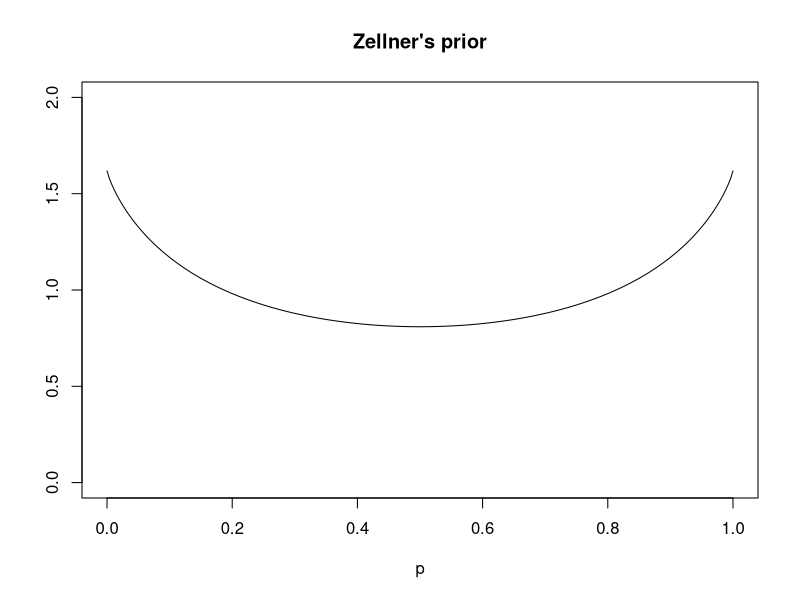
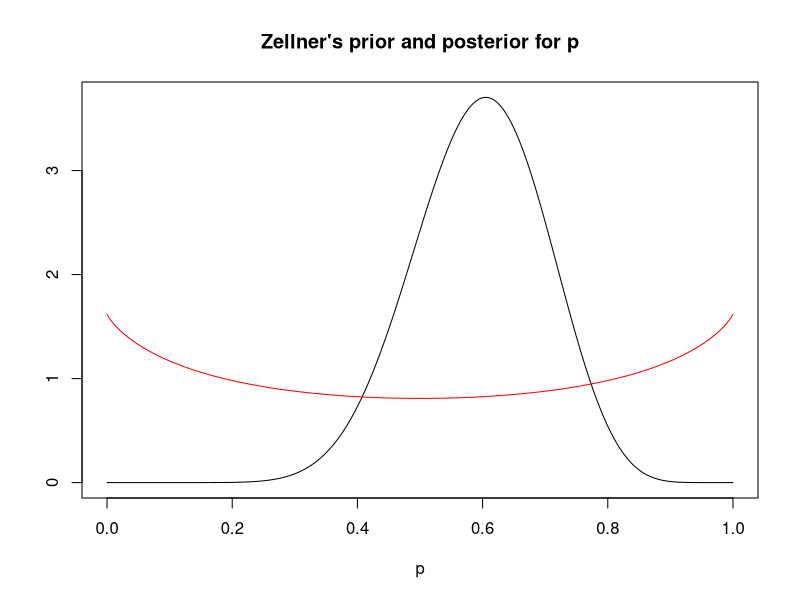
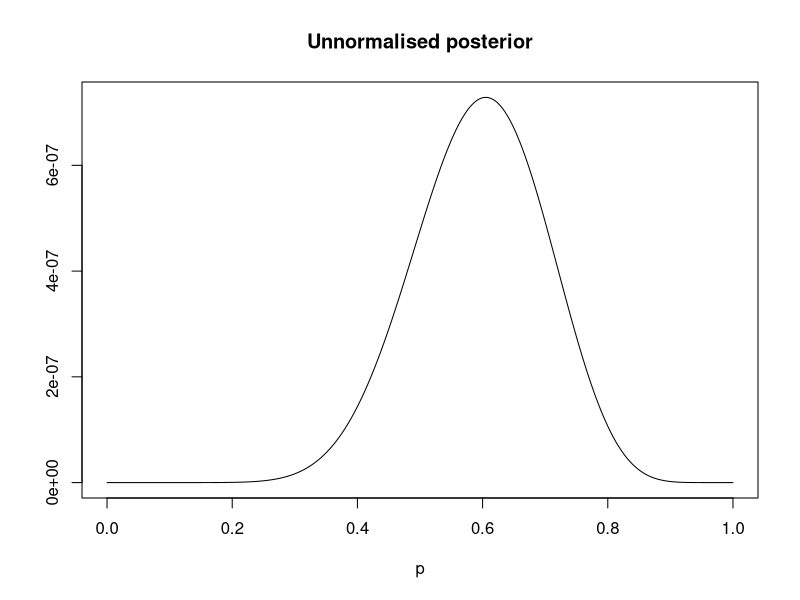
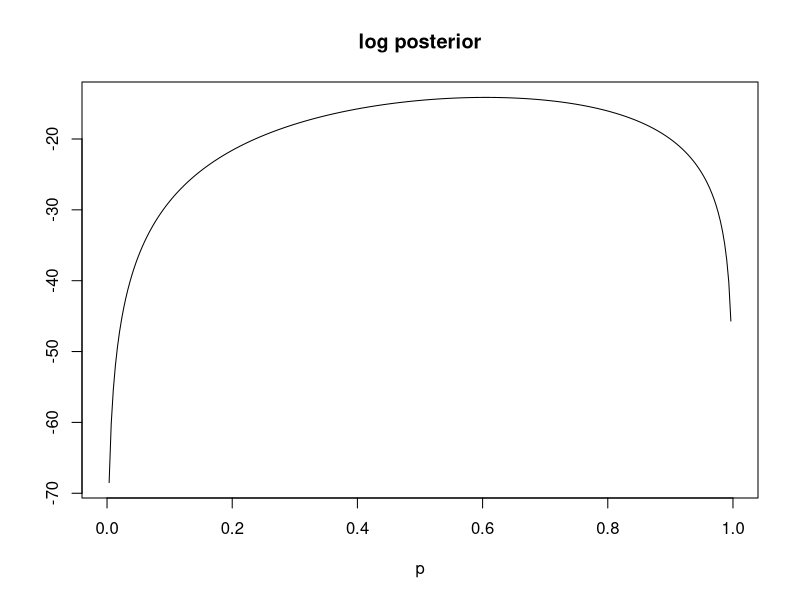
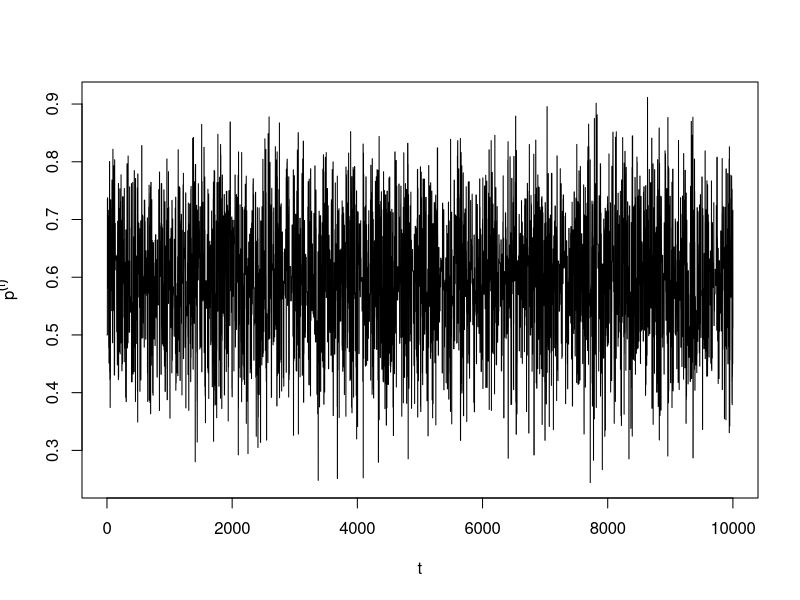
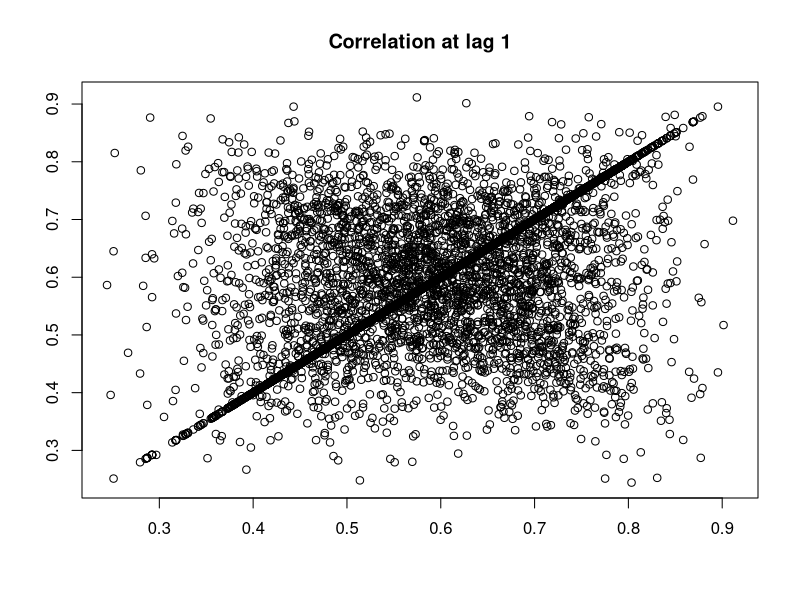
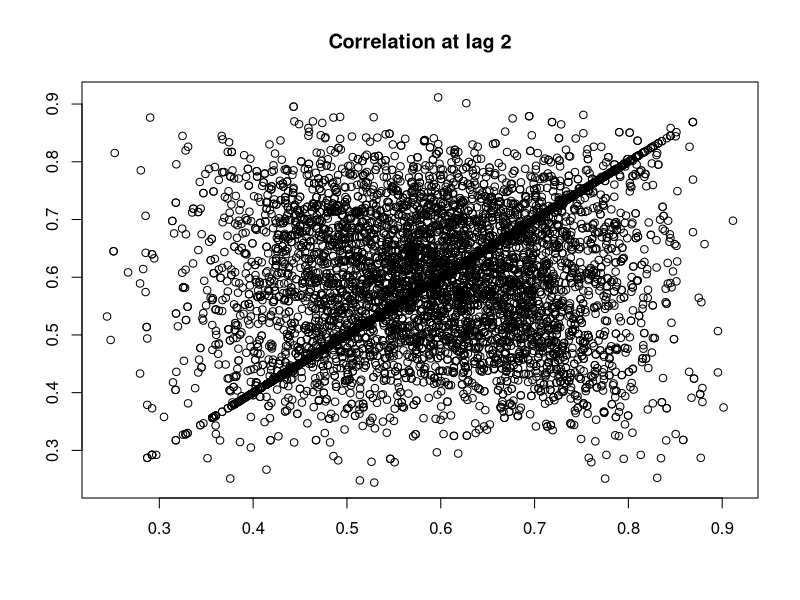
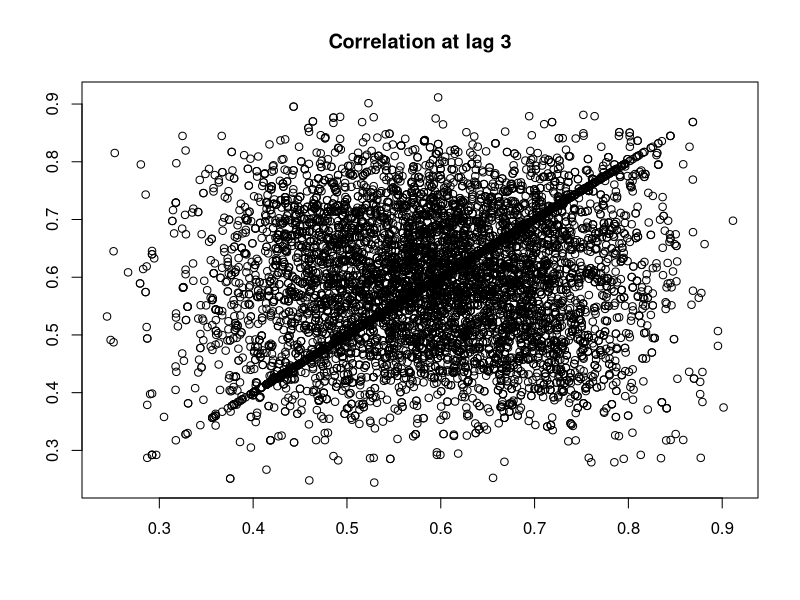

Here is the R script that generated these plots, in order:
## ---- chunk 1
integrand <- function(p) p^p * (1-p)^(1-p)
res <- integrate(integrand, lower=0, upper=1)
res
(c <- 1/res$val)
## ---- chunk 2
curve( c * x^x * (1-x)^(1-x), from=0, to=1, n=301, ylim=c(0,2), ylab="", xlab="p", main="Zellner's prior")
## ---- chunk 3
integrand <- function(p) p^(12+p) * (1-p)^(9-p)
res1 <- integrate(integrand, lower=0, upper=1)
res1
(c1 <- 1/res1$val)
## ---- chunk 4
curve(c1 * x^(12+x)*(1-x)^(9-x), from=0, to=1, n=301, ylab="", xlab="p", 
      main="Zellner's prior and posterior for p")
curve(c * x^x * (1-x)^(1-x), from=0, to=1, n=301, col="red", add=TRUE)
## ---- chunk 5
integrand <- function(p) c1 * p * p^(12+p) * (1-p)^(9-p)
(resEp <- integrate(integrand, lower=0, upper=1))
Ep <- resEp$val
## ---- chunk 6
integrand <- function(p) c1 * p^2 * p^(12+p) * (1-p)^(9-p)
(resEp2 <- integrate(integrand, lower=0, upper=1))
Ep2 <- resEp2$val
(Varp <- Ep2 - Ep*Ep)
## ---- chunk 7
(Sdp <- sqrt(Varp))
## ---- chunk 8
curve(x^(12+x)*(1-x)^(9-x), from=0, to=1, n=301, ylab="", xlab="p", main="Unnormalised posterior")
## ---- chunk 9
log.posterior <- function(p) (12+p)*log(p) + (9-p)*log(1-p)
curve(log.posterior(x), from=0, to=1, n=301, ylab="", xlab="p", main="log posterior")
## ---- chunk 10
B <- 10000            ## number of realisations we want to have
chain <- rep(0, B+1)  ## vector to hold realisations
chain[1] <- 0.5       ## initial value
num.accept <- 0       ## keep track on how often we accept proposals
for(i in 1:B){
  ptm1 <- chain[i]      ## current point
  xt <- runif(1)        ## proposal
  lapt <- log.posterior(xt)-log.posterior(ptm1)   ## acceptance probability on the log scale
  if( runif(1) <= exp(lapt) ){
    chain[i+1] <- xt    ## accept proposal if runif(1) is less or equal to the acceptance probility
    num.accept <- num.accept + 1 ## proposal was accepted
  }else
    chain[i+1] <- ptm1  ## reject proposal
}
## ---- chunk 11
num.accept/B
## ---- chunk 12
plot(chain, type="l", xlab="t", ylab=expression(p^{(t)}))
## ---- chunk 13
mean(chain)
sd(chain)
## ---- chunk 14
quantile(chain, c(0.025, 0.975))
## ---- chunk 15
l <- round(quantile(chain, 0.025), digits=2)
u <- round(quantile(chain, 0.975), digits=2)
## ---- chunk 16
ind <- 1:B
plot(chain[ind], chain[ind+1], xlab="", ylab="", main="Correlation at lag 1")
## ---- chunk 17
cor(chain[ind], chain[ind+1])
## ---- chunk 18
ind <- 1:(B-1)
plot(chain[ind], chain[ind+2], xlab="", ylab="", main="Correlation at lag 2")
## ---- chunk 19
cor(chain[ind], chain[ind+2])
## ---- chunk 20
ind <- 1:(B-2)
plot(chain[ind], chain[ind+3], xlab="", ylab="", main="Correlation at lag 3")
## ---- chunk 21
cor(chain[ind], chain[ind+3])
## ---- chunk 22
ind <- 1:(B-3)
plot(chain[ind], chain[ind+4], xlab="", ylab="", main="Correlation at lag 4")
## ---- chunk 23
cor(chain[ind], chain[ind+4])
## ---- chunk 24
acf(chain)
